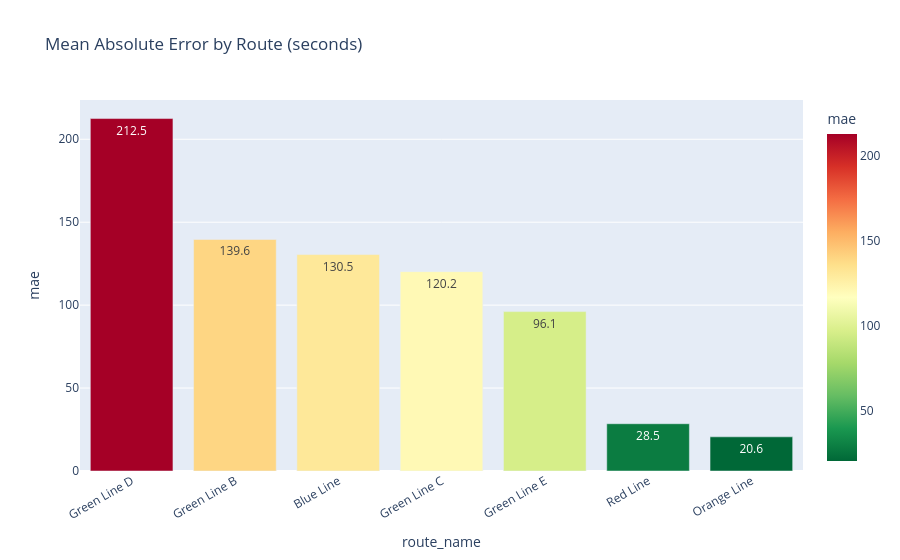

This figure's notebook cell:
### Code cell
test_results = test_meta.copy()
test_results["actual_delay"] = y_reg_test
test_results["predicted_delay"] = reg_preds
test_results["abs_error"] = np.abs(y_reg_test - reg_preds)
test_results["actual_late"] = y_cls_test
test_results["predicted_late"] = cls_preds
test_results["late_proba"] = cls_proba

# Regression error by route
route_errors = test_results.groupby("route_name").agg(
    count=("abs_error", "count"),
    mae=("abs_error", "mean"),
    median_error=("abs_error", "median"),
    actual_mean=("actual_delay", "mean"),
    predicted_mean=("predicted_delay", "mean"),
).round(1).sort_values("mae", ascending=False)

print("Regression Error by Route:")
print(route_errors.to_string())

fig = px.bar(
    route_errors.reset_index(),
    x="route_name",
    y="mae",
    text="mae",
    title="Mean Absolute Error by Route (seconds)",
    color="mae",
    color_continuous_scale="RdYlGn_r",
)
fig.update_layout(xaxis_tickangle=-30)
fig.show()

### Figure 1 — Plotly figure (JSON) as saved in the notebook; plotly's stock layout.template omitted (floating-point values rounded to 4 significant figures)
{"data": [{"hovertemplate": "route_name=%{x}<br>mae=%{marker.color}<extra></extra>", "legendgroup": "", "marker": {"color": [212.5, 139.6, 130.5, 120.2, 96.1, 28.5, 20.6], "coloraxis": "coloraxis", "pattern": {"shape": ""}}, "name": "", "orientation": "v", "showlegend": false, "text": [212.5, 139.6, 130.5, 120.2, 96.1, 28.5, 20.6], "textposition": "auto", "type": "bar", "x": ["Green Line D", "Green Line B", "Blue Line", "Green Line C", "Green Line E", "Red Line", "Orange Line"], "xaxis": "x", "y": [212.5, 139.6, 130.5, 120.2, 96.1, 28.5, 20.6], "yaxis": "y"}], "layout": {"barmode": "relative", "coloraxis": {"colorbar": {"title": {"text": "mae"}}, "colorscale": [[0, "rgb(0,104,55)"], [0.1, "rgb(26,152,80)"], [0.2, "rgb(102,189,99)"], [0.3, "rgb(166,217,106)"], [0.4, "rgb(217,239,139)"], [0.5, "rgb(255,255,191)"], [0.6, "rgb(254,224,139)"], [0.7, "rgb(253,174,97)"], [0.8, "rgb(244,109,67)"], [0.9, "rgb(215,48,39)"], [1, "rgb(165,0,38)"]]}, "legend": {"tracegroupgap": 0}, "title": {"text": "Mean Absolute Error by Route (seconds)"}, "xaxis": {"anchor": "y", "domain": [0, 1], "tickangle": -30, "title": {"text": "route_name"}}, "yaxis": {"anchor": "x", "domain": [0, 1], "title": {"text": "mae"}}}}
